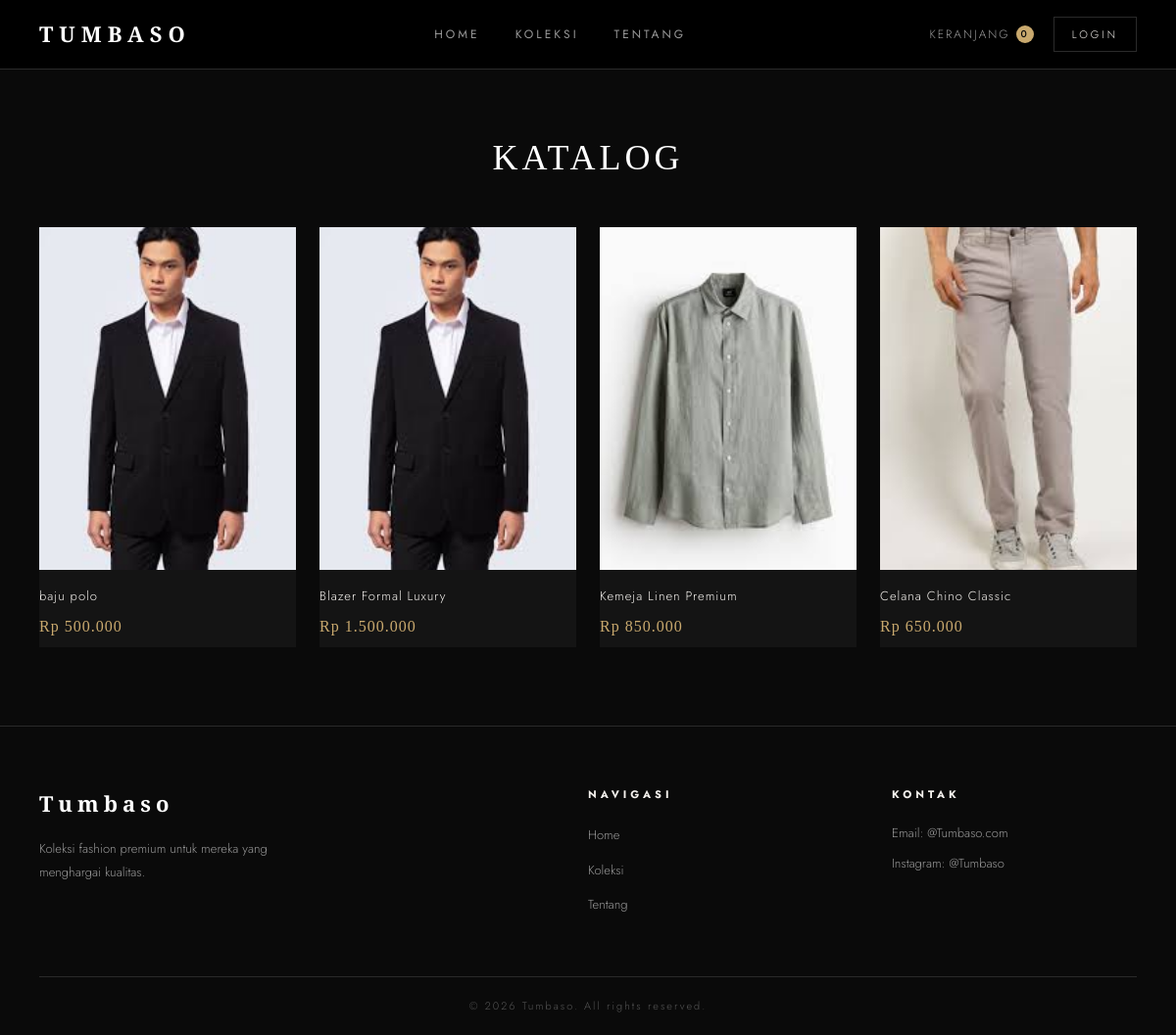
The app's page /pages/catalog.php with its own data.
### tables this page shows
CREATE TABLE `products` (
  `id` int NOT NULL,
  `nama` varchar(150) NOT NULL,
  `deskripsi` text,
  `harga` decimal(12,2) NOT NULL,
  `foto_utama` varchar(255) DEFAULT NULL,
  `is_active` tinyint(1) DEFAULT '1',
  `created_at` timestamp NULL DEFAULT CURRENT_TIMESTAMP
);

### configs/config.php (called while the page is built, shortened)
<?php
function format_rupiah($angka) {
    return 'Rp ' . number_format($angka, 0, ',', '.');
}

### pages/catalog.php (the view, shortened to what this page needs)
<?php
require_once '../configs/database.php';
require_once '../configs/config.php';
$query  = "SELECT p.id, p.nama, p.harga, p.foto_utama,
                         COALESCE(SUM(pv.stok), 0) as total_stok
                   FROM products p
                   LEFT JOIN product_variants pv ON p.id = pv.product_id
                   WHERE p.is_active = 1
                   GROUP BY p.id
                   ORDER BY p.created_at DESC";
        $result = mysqli_query($conn, $query);
require_once '../includes/header.php';
require_once '../includes/navbar.php';
?>
<div class="catalog-container">
    <h1 class="catalog-title">KATALOG</h1>
    <div class="product-grid">
      <?php if (mysqli_num_rows($result) > 0): ?>
        <?php while ($produk = mysqli_fetch_assoc($result)): ?>
        <div class="product-card">
            <a href="product-detail.php?id=<?= $produk['id'] ?>">
                <div class="product-img-wrap">
                    <?php if ($produk['foto_utama']): ?>
                        <img src="../assets/images/products/<?= htmlspecialchars($produk['foto_utama']) ?>"
                             alt="<?= htmlspecialchars($produk['nama']) ?>">
                    <?php else: ?>
                        <div class="product-no-img">No Image</div>
                    <?php endif; ?>
                </div>
                <div class="product-info">
                    <p class="product-nama"><?= htmlspecialchars($produk['nama']) ?></p>
                    <p class="product-harga"><?= format_rupiah($produk['harga']) ?></p>
                </div>
            </a>
        </div>
        <?php endwhile; ?>
    <?php else: ?>
        <p class="empty-msg">Belum ada produk tersedia.</p>
    <?php endif; ?>
   </div>
</div>
<?php require_once '../includes/footer.php'?>

### assets/css/style.css (style rules this page uses)
:root { --hitam: #0a0a0a; --hitam-2: #141414; --hitam-3: #1e1e1e; --abu: #2a2a2a; --abu-2: #555555; --abu-3: #999999; --putih: #ffffff; --putih-2: #f5f2ee; --gold: #c9a96e; --gold-muda: #e8d5b0; --font-display: 'Cormorant Garamond', Georgia, serif; --font-body: 'Jost', sans-serif; --transition: all 0.3s ease; --max-width: 1200px; }
*, *::before, *::after { margin: 0; padding: 0; box-sizing: border-box; }
html { scroll-behavior: smooth; }
body { background-color: var(--hitam); color: var(--putih-2); font-family: var(--font-body); font-weight: 300; line-height: 1.7; font-size: 15px; }
a { text-decoration: none; color: inherit; transition: var(--transition); }
img { width: 100%; height: 100%; object-fit: cover; display: block; }
.product-grid { display: grid; grid-template-columns: repeat(4, 1fr); gap: 24px; }
.product-card { background: var(--hitam-2); transition: var(--transition); }
.product-img-wrap { width: 100%; aspect-ratio: 3/4; overflow: hidden; position: relative; background: var(--hitam-3); }
.product-img-wrap img { transition: transform 0.5s ease; }
.product-info { padding: 16px 0 8px; }
.product-nama { font-size: 13px; letter-spacing: 1px; color: var(--putih-2); margin-bottom: 6px; }
.product-harga { font-family: var(--font-display); font-size: 16px; color: var(--gold); letter-spacing: 1px; }
.catalog-container { max-width: var(--max-width); margin: 0 auto; padding: 0 40px 80px; }
.catalog-title { font-family: var(--font-display); font-size: 36px; font-weight: 300; color: var(--putih); letter-spacing: 4px; text-align: center; padding: 60px 40px 40px; }

### records on screen
products: foto_utama (picture), nama "baju polo", harga "Rp 500.000"
products: foto_utama (picture), nama "Blazer Formal Luxury", harga "Rp 1.500.000"
products: foto_utama (picture), nama "Kemeja Linen Premium", harga "Rp 850.000"
products: foto_utama (picture), nama "Celana Chino Classic", harga "Rp 650.000"

### other values on screen
$jumlah_cart "0"
